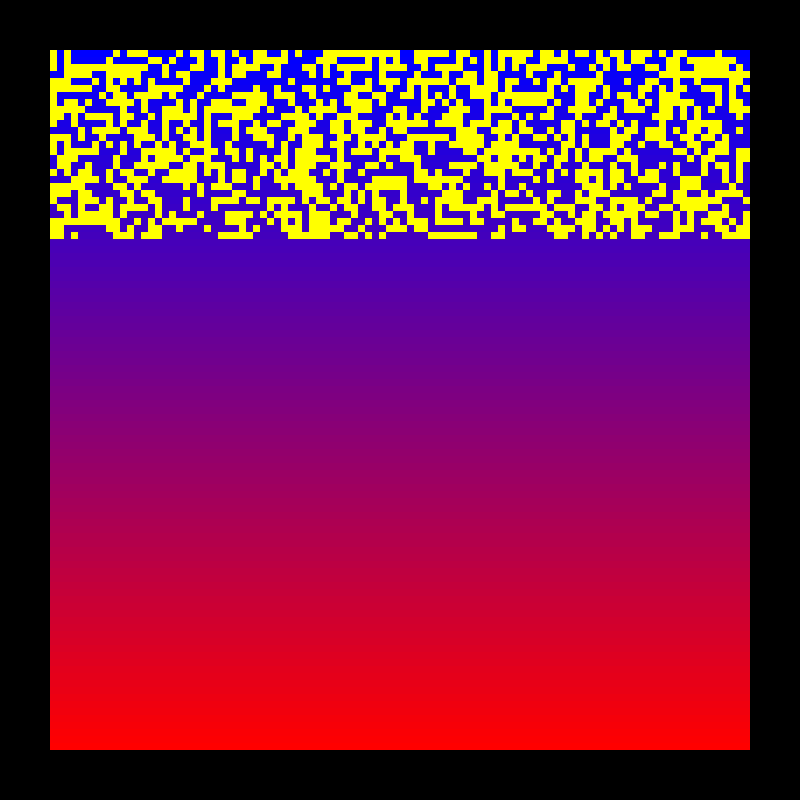
Frame 1 (no input)
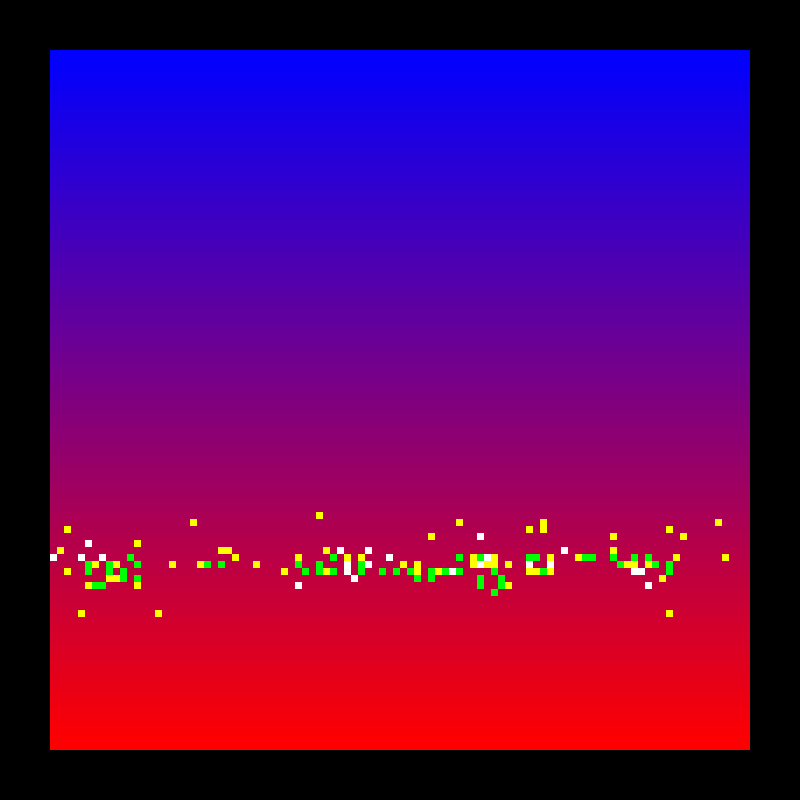
Frame 60 (the mouse pressed at the canvas centre just before this capture)
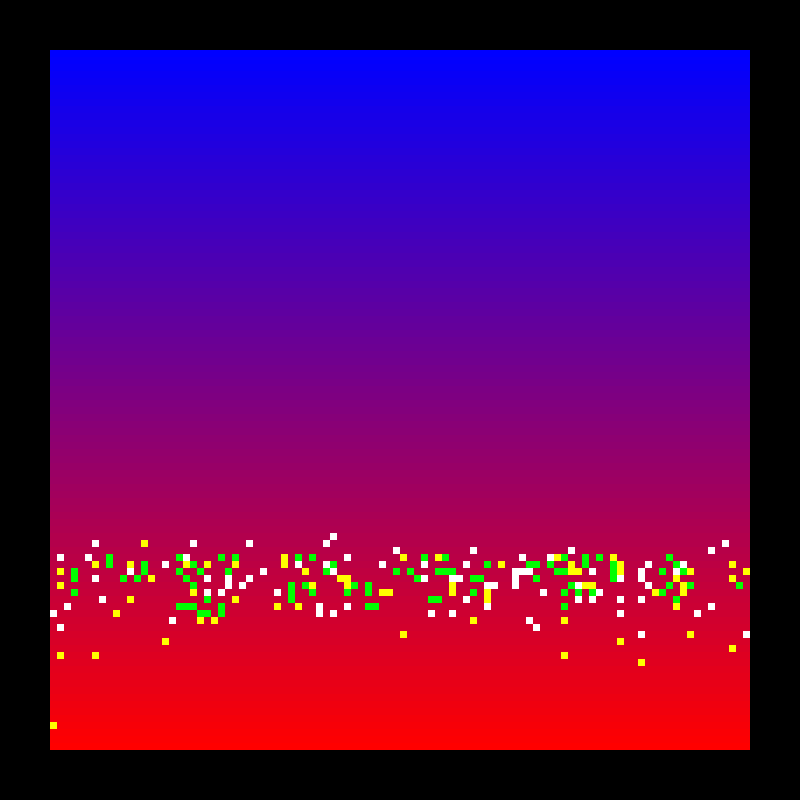
Frame 120 (the mouse held since frame 60 and released just before this capture)

The Processing sketch that drew these frames (run headless with seeded random() and noise(); from frame 60 on, the mouse is pressed at the canvas centre):

// Processing sketch: Monarch_Butterfly_Migration
// ── Monarch_Butterfly_Migration.pde
//By: Rafay Ahmed

///GLOBAL VARIABLES///

//THESE VARIABLES CAN BE MODIFIED//
int n = 100;   //Grid Size (n*n)
int padding = 50; //Distance each side is from the edges of the screen
float framesPerSec = 100; //FrameRate of Animation

float maxTemp = 30.0; //The maximum temperature a Temperature Cell can be
float minTemp = -25.0; //The minimun temperature a Temperature Cell can be
float safeTemp = 15.0; //Any Temperture Cell above or equal to this value is safe for the butterflies to lay their eggs in
float dangerousTemp = -20.0; //Any Temperature Cell below or equal to this value has a chance to kill a butterfly 
float initalSpawnTemp = -10.0; //The first generation of butterflies will spawn on Temperature Cells below or equal to this value

int maxAge = 100; //The max number of generations a butterfly can live, starts once they form into an egg
int maxNumNeighbours = 5; //The max number of neigbours a butterfly cell can have, if they have more than this value, they might die (max = 8, min = 0)
int chanceDeath = 80; //If a butterflies meets the criteria that says it might die, than there is an chanceDeath % chance it will die in that generation

int butterfliesNeededToLayEgg = 2; //The exact number of butterflies need for them to lay an egg (realistically it would only be 2)
int eggLayingRadius = 1; //The radius in which an empty cell will look for other butterflies and decide wether it should lay an egg or not (1 = 1 cell width) WARNING: Increasing this value can have cool effects but will also slow the program down
//The max this should be is 5
int maxEggNeighbours = 1; //The max number of eggs that can be around another egg cell (Increasing this value and the above value, can lead to cluster egg laying) 
int genToHatchEgg = 5; //After how many generations will an egg hatch
int genToGrowUp = genToHatchEgg + 10; //How many generations after an egg hatches, will it grow into an adult (only change the contstant) 

int initalSpawnRateChance = 50; //What percent chance will a given cell become a butterfly cell at the start

int climateChangeRate = 200; //After how how many generations will the climate will change (if you're going to increase the frameRate, you might also want to increase this value and vice-versa)
int climateChangeSpeed = 5; //How fast the climate will change once the process begins (1 - slow, 5 - normal >=10 - fast)

//THESE VARIABLES CAN'T BE MODIFIED//
int frame = 0, redI, redJ, blueI, blueJ; // Frame counter and the i and j indices of the hottest and coldest temperature cells (will be assigned later) 
float cellSize; //Cell size, determined later once screen dimesnsion have been chosen
color[][] tempCellsNow = new color[n][n], tempCellsNext = new color[n][n]; //Color arrays of current and future temperature cells, can be any value between red and blue
float[][] tempNow = new float[n][n], tempNext = new float[n][n]; //Float arrays of the current and future temperature cells, can be any vale between maximum and minimum temo
color[][] butterflyNow = new color[n][n], butterflyNext = new color[n][n]; //Color arrays of the current and future butterfly cells, since they behave so differently from temperaute cells, they are in a different array
int[][] butterflyAge = new int[n][n]; //The age of the current butterfly cell;
String orientation; //Stores the orientation of the gradient (whether it changes from left to right/up to down)
boolean changeTemp = false; //Decides wether it's time for climate change to begin
color red = color(255, 0, 0), blue = color(0, 0, 255), white = color(255, 255, 255), yellow = color(255, 255, 0), green = color(0, 255, 0); //Red == warm cells, blue == cool cells, white == larvae, yellow == butterflies, green == eggs

//Setup 
void setup() {
  size(800, 800);
  background(0);
  frameRate(framesPerSec);
  noStroke();
  cellSize = (width-2*padding)/n;

  getTempCells(); //Gets initial temperature cells and temperature values
  getFirstGenButterflies(); //Gets initial butterflies cells based off of where the temperature cells are and other factors
}

//Draws the butterflies and temperature cells on screen
void draw() {
  float x, y; // x and y values of the current cell, based on values of padding, cellSize and current index
  updateTempCells(); // Always updates the temperature cells first in case there have been any changes

  //For every single cell in the (n*n) size grid
  for (int i = 0; i < n; i++) { 
    x = padding + i*cellSize; 
    for (int j = 0; j < n; j++) {
      y = padding + j*cellSize;
      fill(tempCellsNow[i][j]);
      square(x, y, cellSize); //First we draw the temperature cells

      if (butterflyNow[i][j] != 0) {
        fill(butterflyNow[i][j]); //If the butterfly cell isn't black fill it with it's value
        butterflyAge[i][j]++; //Increase the age of the butterfly
      } else { //If the butterfly cell is 0, meaning nothing is there, do not fill
        noFill();
      }

      square(x, y, cellSize); // Then we draw the butterfly cells over the temperature cells to make it look like they are in the same array
    }
  }
  if ((frame % climateChangeRate == 0) && (frame != 0) && (changeTemp == false)) { //Checks wether it is time for climate change to begin
    changeTemp = true;
    getTempCells(); //Gets new values for the temperatuere cells
  }
  getNextGenButterflies(); //Gets the new values for butterflies cells
  updateButterflies(); //Replaces cellsNow with cellNext
  frame++; //Frame counter
}

//Gets the intial generation of butterflies
void getFirstGenButterflies() {

  for (int i = 0; i < n; i++) {
    for (int j = 0; j < n; j++) {
      int randomNum = int(random(0, 100)); //Spawn Chance 
      int randomAge = int(random(0, 15)); //Random Age

      if ((tempNext[i][j]  <= initalSpawnTemp || tempNow[i][j] <= initalSpawnTemp) && randomNum <= initalSpawnRateChance) { //If the cell is within the assinged area the spawn chance is good, a butterfly will be created there
        butterflyNow[i][j] = yellow;
        butterflyAge[i][j] = randomAge; //Give a random age to the given butterfly so they don't die all at once later
      } else {
        butterflyNow[i][j] = 0; // If the criteria aren't met, it's an empty cell
      }
    }
  }
}

//Gets the values of all future generations of butterflies
void getNextGenButterflies() {
  //For every single cell check:
  for (int i = 0; i < n; i++) {
    for (int j = 0; j < n; j++) { 

      //If it is a butterfly cell
      if (butterflyNow[i][j] == yellow) {
        boolean cellAlive = checkButterflyCells(i, j, "ifAlive");
        //If it is a butterfly, check if it should be alive or not
        if (cellAlive) {
          int numWarmCells = getSurroundingInfo(i, j, "warmCells");
          //If it is alive, check if it is in a warm area
          if (numWarmCells < 8) {
            //If it isn't in a warm area, start moving to a the warm cells
            int warmCellI = moveToWarmestCellIndex(i, j, "i"); //Gets the i and j indices of the neighbouring warmest cell
            int warmCellJ = moveToWarmestCellIndex(i, j, "j");
            try {
              butterflyNext[warmCellI][warmCellJ] = yellow; //Butterfly moves the warmest neighbouring cell
              butterflyAge[warmCellI][warmCellJ] = butterflyAge[i][j]; //Update the age of that cell to match with the butterfly
              if (i != warmCellI || j != warmCellJ) { 
                butterflyNext[i][j] = 0; //Empty out the cell where the butterfly once was, as long as it has actually moved to a different cell
                butterflyAge[i][j] = 0;
              }
            } 
            catch (IndexOutOfBoundsException e) { //If there is an error, just stay in current cell
              butterflyNext[i][j] = yellow;
            }
          } else { //If the butterfly is already in a warm area, move around randomly
            int moveCellI = moveToRandomCellIndex(i, j, "i"); //Find the i and j indices of random nearby cells that are not occupied
            int moveCellJ = moveToRandomCellIndex(i, j, "j");
            try {
              butterflyNext[moveCellI][moveCellJ] = yellow; //Butterfly moves to assingned cell
              butterflyAge[moveCellI][moveCellJ] = butterflyAge[i][j]; //Update age to match with the butterfly
              if (i != moveCellI || j != moveCellJ) {
                butterflyNext[i][j] = 0; //Empty out the cell where the butterfly once was as long it has actually moved
                butterflyAge[i][j] = 0;
              }
            } 
            catch (IndexOutOfBoundsException e) { //If error, stay where you were
              butterflyNext[i][j] = yellow;
            }
          }
        } else { //If the butterfly should not be alive, then kill
          butterflyNext[i][j] = 0;
        }
        //If the current cell is an egg cell
      } else if (butterflyNow[i][j] == green) { 
        boolean hatchEgg = checkButterflyCells(i, j, "ifHatchEgg"); //Checks whether it should hatch

        if (hatchEgg) { //If it should hatch then turn that cell into a larva
          butterflyNext[i][j] = white;
        } else { //If it shouldn't hatch then stay as an egg
          butterflyNext[i][j] = green;
        }
        //If the current cell is a larva cell
      } else if (butterflyNow[i][j] == white) { 
        boolean growUp = checkButterflyCells(i, j, "ifGrowUp"); //Checks whether it should grow up into a butterfly yet
        if (growUp) { //If it should then turn into a butterfly 
          if (butterflyNext[i][j] != yellow) {
            butterflyNext[i][j] = yellow;
          }
        } else { //If it shouldn't then check whether it should be alive, if it should them move around randomly, even if you aren't in a warm area
          boolean cellAlive = checkButterflyCells(i, j, "ifAlive");
          if (cellAlive) { //
            int moveCellI = moveToRandomCellIndex(i, j, "i");
            int moveCellJ = moveToRandomCellIndex(i, j, "j");
            try {
              butterflyNext[moveCellI][moveCellJ] = white; //Updates position and age of larva cell
              butterflyAge[moveCellI][moveCellJ] = butterflyAge[i][j];
              if (i != moveCellI || j != moveCellJ) {
                butterflyNext[i][j] = 0; //Empties out the cell where the larva once was as long it has moved
                butterflyAge[i][j] = 0;
              }
            } 
            catch (IndexOutOfBoundsException e) { //If error stay where you were
              butterflyNext[i][j] = white;
            }
          } else { //If it shouldn't be alive then kill it
            butterflyNext[i][j] = 0;
          }
        }
        //If current cell is empty cell
      } else if (butterflyNow[i][j] == 0) { 
        if (tempNow[i][j] >= safeTemp) { //If the temperature of the current cell is safe
          boolean layEgg = checkButterflyCells(i, j, "ifLayEgg"); //Then check whether a butterfly should lay an egg on the cell

          if (layEgg) { //If it should lay an egg
            if (butterflyNext[i][j] != yellow && butterflyNext[i][j] != white) { //The dead cell becomes an egg cell
              butterflyNext[i][j] = green;
              butterflyAge[i][j] = 0;
            }
          } else { //If it shouldn't lay an egg
            if (butterflyNext[i][j] != yellow && butterflyNext[i][j] != white) //Stay as a dead cell
              butterflyNext[i][j] = 0;
          }
        }
      }
    }
  }
}

//Simply replaces each index of butterflyCellsNow with butteflyCellsNext
void updateButterflies() {
  for (int i = 0; i < n; i++) {
    for (int j = 0; j < n; j++) { 
      butterflyNow[i][j] = butterflyNext[i][j];
    }
  }
}

//Gets the i or j index of the neighbouring warmest cell 
int moveToWarmestCellIndex(int i, int j, String Index) {
  int[] warmestCellI = new int[0];
  int[] warmestCellJ = new int[0];
  float[] temp = new float[0];
  for (int a = -1; a <= 1; a++) {
    for (int b = -1; b <= 1; b++) { //Looks around a choosen cell
      if (!(a == 0 && b == 0)) {
        try {
          temp = append(temp, tempNow[i+a][j+b]); //First we get the neighbouring temperatures cells, in addition to their i and j indices and put them each into respective 1D Arrays
          warmestCellI = append(warmestCellI, (i+a));
          warmestCellJ = append(warmestCellJ, (j+b));
        } 
        catch (IndexOutOfBoundsException e) {
        }
      }
    }
  }
  float maxTemp = minTemp;
  int whichI = 0; //Will return these two values 
  int whichJ = 0;
  for (int a = 0; a < temp.length; a++) { //We then use a for-loop to find the cell with the warmest temperation of the surrounding cells. Then store the i and j indices of this cell into a variable 
    if (temp[a] > maxTemp) {
      maxTemp = temp[a];
      whichI = warmestCellI[a];
      whichJ = warmestCellJ[a];
    } else if (temp[a] == maxTemp) { //If some cells are the same temperature, choose randomly which one to go to.
      int randomNum = int(random(0, 1.5));

      if (randomNum == 1) {
        maxTemp = temp[a];
        whichI = warmestCellI[a];
        whichJ = warmestCellJ[a];
      }
    }
  }
  if (Index.equals("i")) { //Returns the i or j index depending on what you asked for
    return whichI;
  } else {
    return whichJ;
  }
}
//Finds the i and j indices of a neighbouring cell that is unoccupied
int moveToRandomCellIndex(int i, int j, String Index) {
  int whichI = i;
  int whichJ = j;
  boolean foundCell = false;
  for (int a = -1; a <= 1; a++) { //Looks around current cell
    for (int b = -1; b <= 1; b++) {
      if (!(a == 0 && b == 0)) {
        try {
          if ((butterflyNow[i+a][j+b] != yellow && butterflyNow[i+a][j+b] != white) || (butterflyNext[i+a][j+b] != yellow && butterflyNext[i+a][j+b] != white) ) {//If the surrounding cell isn't a butterfly or larva cell it is considered unoccupied
            if (foundCell == false) {
              whichI = i + a;
              whichJ = j + b;
              foundCell = true;
            } else {
              int randomNum = int(random(0, 5)); //If there is more than one occupied cell pick randomly
              if (randomNum == 1) {
                whichI = i + a;
                whichJ = j + b;
              }
            }
          }
        } 
        catch (IndexOutOfBoundsException e) {
        }
      }
    }
  }
  if (Index.equals("i")) { //Return the i or j index depending on what the user asked for
    return whichI;
  } else {
    return whichJ;
  }
}

//Gets the surrounding information of given cells (number of neighbours, cold cells and warm cells) then returns that value
int getSurroundingInfo(int i, int j, String Info) {
  int numNeighbours = 0, numCoolCells = 0, numWarmCells = 0;
  for (int a = -1; a <= 1; a++) { //Looks around current cell
    for (int b = -1; b <= 1; b++) {
      if (!(a == 0 && b == 0)) { 
        try {
          if (butterflyNow[i+a][j+b] == yellow) { //Counts the number of butterfly cells there are around a cell
            numNeighbours++;
          }
          if (tempNow[i+a][j+b] <= dangerousTemp) { //Counts the number of cool cells there are around a given cells (cool Cells are any cells that are equal or below the dangerous temperature value)
            numCoolCells++;
          }
          if (tempNow[i+a][j+b] >= safeTemp) { //Counts the number of warm cells around a given cell (warm cells are any cells that are equal or above the safe temperature value)
            numWarmCells++;
          }
        } 
        catch (IndexOutOfBoundsException e) {
        }
      }
    }
  }
  if (Info.equals("neighbours")) { //Depending on what the user asked for, return the needed value
    return numNeighbours;
  } else if (Info.equals("coolCells")) {
    return numCoolCells;
  } else {
    return numWarmCells;
  }
}

//Checks whether a butterfly should die, lay an egg, hatch into a larva or grow up
boolean checkButterflyCells(int i, int j, String checkWhat) {
  int numCoolCells = getSurroundingInfo(i, j, "coolCells"); //Get the number of surrounding cool cells
  int numNeighbours = getSurroundingInfo(i, j, "neighbours"); //Get the number of surrounding neighbours
  int deathFactor = int(random(0, 100)); //Death chance
  int numButterflies = 0, numEggs = 0; //Value needed for egg laying
  boolean alive = true, layEgg = false, hatchEgg = false, growUp = false; //Various boolean statements that we will return later

  for (int a = -1*eggLayingRadius; a <= eggLayingRadius; a++) { //Check around the given cell depending on choosen radius
    for (int b = -1*eggLayingRadius; b <= eggLayingRadius; b++) { 
      if (!(a == 0 && b == 0)) {
        try {
          if (butterflyNow[i+a][j+b] == yellow) { //Counts number of butterflies surrounding current cell
            numButterflies++;
          }
          if (butterflyNext[i+a][j+b] == green) { //Counts number of eggs surrounding current cell
            numEggs++;
          }
        } 
        catch (IndexOutOfBoundsException e) {
        }
      }
    }
  }
  if (butterflyNow[i][j] != white) { //If the cell isn't a larva, then these are the factors that will impact it's death
    if (((numCoolCells == 8 || numNeighbours >= maxNumNeighbours) && deathFactor <= chanceDeath) || butterflyAge[i][j] > maxAge) { //Checks if there are too many cold cells or too many neighbours, and if the death chance is good or if simply the buttefly is too old
      alive = false;
    }
  } else { //Otherwise, for the larva cell, if it around too many cold cell it dies
    if (numCoolCells >= 1) {
      alive = false;
    }
  }
  if ((numButterflies == butterfliesNeededToLayEgg) && (numEggs <= maxEggNeighbours)) { //Checks if there are enough surrounding butterflies and not too many surrounding eggs. If true, you can lay an egg.
    layEgg = true;
  }
  if (butterflyAge[i][j] >= genToHatchEgg) { //If the egg is past a certain age, it should hatch
    hatchEgg = true;
  }
  if (butterflyAge[i][j] >= genToGrowUp) { //If the larva is past a certain age, it should grow up into a butterfly
    growUp = true;
  }
  if (checkWhat.equals("ifAlive")) { //Returns the true or false value of the variable you asked for
    return alive;
  } else if (checkWhat.equals("ifLayEgg")) {
    return layEgg;
  } else if (checkWhat.equals("ifHatchEgg")) {
    return hatchEgg;
  } else {
    return growUp;
  }
}

//Randomly picks what edge the warmest and coldest cells will be
void getTempCells() {
  int randomNum = int(random(0, 4));
  
  //Using a randomNum randomly pick the sides of the coldest and warmest cell
  //No matter what side they are on, they coldest and warmest side are always opposite to one another
  if (randomNum == 0) {
    redI = (n-1)/2; 
    redJ = n-n;
    blueI = redI; 
    blueJ = (n-1) - redJ;
  } else if (randomNum == 1) {
    redI = n-n; 
    redJ = (n-1)/2;
    blueI = (n-1) - redI; 
    blueJ = redJ;
  } else if (randomNum == 2) {
    redI = (n-1)/2; 
    redJ = n - 1;
    blueI = redI; 
    blueJ = (n-1) - redJ;
  } else {
    redI = n - 1; 
    redJ = (n-1)/2;
    blueI = (n-1) - redI; 
    blueJ = redJ;
  }

  tempCellsNext[redI][redJ] = red; //Gives the hottest cell the color red
  tempNext[redI][redJ] = maxTemp; //Gives the hottest cell the max temperature

  tempCellsNext[blueI][blueJ] = blue; //Gives the coldest cell the color blue
  tempNext[blueI][blueJ] = minTemp; //Gives the coldest cell the min temperature

  if (blueI == redI) { //Determines whether the gradient should transition vertically or horizontally
    orientation = "horizontal";
  } else {
    orientation = "vertical";
  }
  getOtherTempCells(); //Gets the values of all the temperature cells in between the coldest and hottest
}

//Gets the values of all the temperature cells in between the coldest and hottest
void getOtherTempCells() {
  int numCellsBetween;
  float currTemp, startTemp, endTemp, tempIncrement;
  int higherNum, lowerNum;
  color cellColor = color(0);
  color startColor, endColor;

  if (orientation.equals("horizontal")) { //Picks what color appears first from top to bottom or left to right
    higherNum = max(redJ, blueJ); 
    lowerNum = min(redJ, blueJ);
  } else {
    higherNum = max(redI, blueI); 
    lowerNum = min(redI, blueI);
  }

  if (redJ == higherNum || redI == higherNum) { //Based of what color comes first, get a starting and ending value for the gradient, along with starting and ending temperature values
    startColor = blue; 
    endColor = red;
    startTemp = minTemp; 
    endTemp = maxTemp;
  } else {
    startColor = red; 
    endColor = blue;
    startTemp = maxTemp; 
    endTemp = minTemp;
  } 

  numCellsBetween = higherNum - lowerNum;  //Finds how rows or columns are in between the coldest and hottest cells
  tempIncrement = (endTemp - startTemp)/numCellsBetween; //Finds the value of what the temperature increases or decreases by each iteration
  
  //For every cell in the grid
  for (int i = 0; i < n; i++) {
    for (int j = 0; j < n; j++) {

      if (orientation.equals("horizontal")) { //If the orientation is horizontal, the gradient goes from column to column
        cellColor = lerpColor(startColor, endColor, (1.0*j/numCellsBetween)); //LerpColor can be used to easily find the gradient between two colors
        currTemp = startTemp + tempIncrement*j;
      } else {
        cellColor = lerpColor(startColor, endColor, (1.0*i/numCellsBetween)); //If the orientation is vertical, the gradient goes from row to row
        currTemp = startTemp + tempIncrement*i;
      }

      if ((i != redI && i != blueI) || (j != blueJ && j != redJ)) { //As long as it is not the hottest or coldest cell, fill it with the calculated colour and temperature
        tempCellsNext[i][j] = cellColor;
        tempNext[i][j] = currTemp;
      }
    }
  }
}
//Replaces Current temperauture values with future temperature values
void updateTempCells() {
  int count = 0;
  
  //For every cell in the grid
  for (int i = 0; i < n; i++) {
    for (int j = 0; j < n; j++) {
      if (changeTemp == true) { //If climate change is true, the slowly update the old cells with the new cells based of the given value
        int randomNum = int(random(0, climateChangeSpeed)); //Basically just decreases the chance for a cell to change as you increase the value
        if (randomNum == 1) {
          tempCellsNow[i][j] = tempCellsNext[i][j];
          tempNow[i][j] = tempNext[i][j];
        } 
        if (tempCellsNow[i][j] == tempCellsNext[i][j]) { //Counts if all the cells have changed yet
          count++;
        }
      } else { //If climate change isn't true, instantly update
        tempCellsNow[i][j] = tempCellsNext[i][j];
        tempNow[i][j] = tempNext[i][j];
      }
    }
  }
  if (count == n*n) { //Once all cells have changed climate change is no longer true
    changeTemp = false;
  }
}
